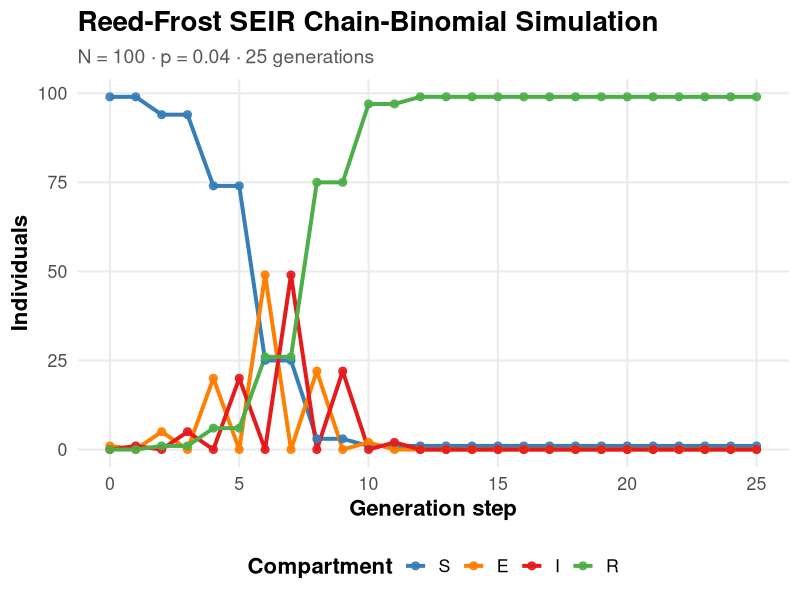

This figure's R source:
library(tidyverse)

#####################################################################
##  Reed-Frost SEIR Model 
#####################################################################
## S[t]   -> Susceptible population
## E[t]   -> Newly exposed (infected but not yet infectious)
## I[t]   -> Active infectious individuals (equal to E[t-1])
## R[t]   -> Removed/Recovered individuals (accumulated from I[t-1])


simulate_reed_frost_seir <- function(generations, y0, p) {
  # Reed-Frost is stochastic: the same inputs can produce different outbreak sizes.
  # Initialize vectors to store states over time
  S <- numeric(generations + 1)
  E <- numeric(generations + 1)
  I <- numeric(generations + 1)
  R <- numeric(generations + 1)
  
  # Set initial states at generation 1 (t = 0)
  S[1] <- y0["S"]
  E[1] <- y0["E"]
  I[1] <- y0["I"]
  R[1] <- y0["R"]
  
  for (t in 1:generations) {
    # If there are no infectious individuals, the epidemic stops expanding
    if (I[t] == 0) {
      S[t+1] <- S[t]
      E[t+1] <- 0
      I[t+1] <- E[t]       # Latent individuals progress to infectious
      R[t+1] <- R[t] + I[t] # Infectious individuals recover
      next
    }
    
    # Probability of a susceptible getting infected by the current pool of I
    # p is the per-pair effective contact probability for one generation.
    prob_infection <- 1 - (1 - p)^I[t]
    
    # Sample the number of new exposures using the binomial distribution
    new_exposures <- rbinom(1, size = S[t], prob = prob_infection)
    
    # State transitions for the next time step
    S[t+1] <- S[t] - new_exposures
    E[t+1] <- new_exposures
    I[t+1] <- E[t]       # Previous generation's E becomes active I
    R[t+1] <- R[t] + I[t] # Previous generation's I recovers
  }
  
  # Compile into a clean data frame
  results <- data.frame(
    Generation = 0:generations,
    S = S,
    E = E,
    I = I,
    R = R
  )
  
  return(results)
}

## Setup
pop <- 100               # Total population size
generations_count <- 25  # Number of steps/generations to track
p_contact <- 0.04        # Probability of effective contact per pair

# Initial state: 1 individual starts Exposed (E = 1), 0 active Infectious
y0_rf <- c(S = pop - 1, E = 1, I = 0, R = 0)

# discrete simulation
rf_data <- simulate_reed_frost_seir(generations_count, y0_rf, p_contact)

## Plot
rf_long <- rf_data |> 
  pivot_longer(cols = c(S, E, I, R), names_to = "Compartment", values_to = "count") |> 
  mutate(Compartment = factor(Compartment, levels = c('S', 'E', 'I', 'R')))

ggplot(rf_long, aes(x = Generation, y = count, color = Compartment)) +
  geom_line(linewidth = 1.35) +
  geom_point(size = 2.4, alpha = 0.9) +
  labs(
    title = "Reed-Frost SEIR Chain-Binomial Simulation", 
    subtitle = paste0("N = ", pop, " · p = ", p_contact, " · ", generations_count, " generations"),
    y = "Individuals",
    x = "Generation step",
    color = "Compartment"
  ) +
  theme_minimal(base_size = 16) +
  theme(
    plot.title       = element_text(face = "bold", size = 20),
    plot.subtitle    = element_text(color = "gray35", size = 14),
    axis.title       = element_text(face = "bold"),
    legend.position  = "bottom",
    legend.title     = element_text(face = "bold"),
    panel.grid.minor = element_blank()
  ) +
  scale_color_manual(
    values = c("S" = "#377eb8", "E" = "#ff7f00", "I" = "#e41a1c", "R" = "#4daf4a")
  )
